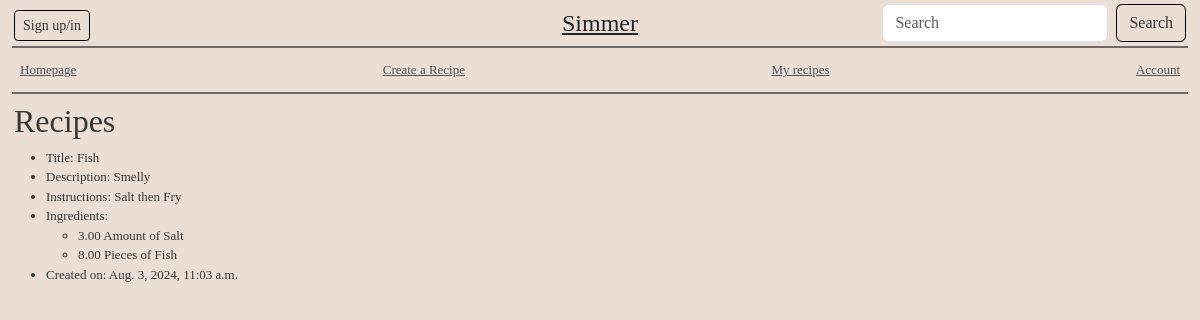
The page /2/view/ on the database its author committed.
### recipes/models.py (models this page shows, shortened)
class Recipe(models.Model):
    title = models.CharField(max_length=200)
    description = models.TextField()
    instructions = models.TextField()
    creation_date = models.DateTimeField(auto_now_add=True)

class Recipe_Ingredient(models.Model):
    recipe = models.ForeignKey(Recipe, on_delete=models.CASCADE)
    ingredient= models.ForeignKey(Ingredient, on_delete=models.CASCADE)
    quantity = models.DecimalField(decimal_places=2, max_digits=10)
    MEASUREMENT_CHOICES = [
        ("GRAMS", "Grams"),
        ("PIECES", "Pieces"),
        ("CUPS", "Cups"),
        ("AMOUNT", "Amount")]
    measurement = models.CharField(
        max_length=10,
        choices=MEASUREMENT_CHOICES,
        default="GRAMS"
    )

class Ingredient(models.Model):
    name = models.CharField(max_length=200, unique=True)

### recipes/views.py (the view)
# urls.py: path("<int:recipe_id>/view/", views.view_recipe, name="view"),
def view_recipe(request, recipe_id):
    try:
        recipe = Recipe.objects.get(id=recipe_id)
    except Recipe.DoesNotExist:
        raise Http404("This recipe does not exist")
    ingredients = recipe.recipe_ingredient_set.all()
    context = {
        "recipe": recipe,
        "ingredients": ingredients,
        }
    return render(request, "recipes/view.html", context)

### recipes/templates/recipes/view.html (shortened to what this page needs)
{% extends "base.html" %}
{% block content %}
    <h2>Recipes</h2>
    <ul>
        <li>Title: {{ recipe.title }}</li>
        <li>Description: {{ recipe.description }}</li>
        <li>Instructions: {{ recipe.instructions }}</li>
        <li>Ingredients: </li>
        <ul>
            {% for ingredient in ingredients %}
            <li>{{ ingredient.quantity }} {{ ingredient.measurement }} of {{ ingredient.ingredient.name }}</li>
            {% endfor %}
        </ul>
        <li>Created on:  {{ recipe.creation_date }}</li>
    </ul>
{% endblock %}

### templates/base.html (shortened to what this page needs)
<!DOCTYPE html>
<html lang="en">
    <head>
        <link href="https://cdn.jsdelivr.net/npm/bootstrap@5.3.3/dist/css/bootstrap.min.css" rel="stylesheet">
        {% load static %}
        <link rel="stylesheet" type="text/css" href="{% static 'css/styles.css' %}">
    </head>
    <body class="main">
      <div class="container-fluid">
          <header class="hdr topbar blog-header py-1 sticky-top">
              <div class="row flex-nowrap justify-content-between align-items-center">
                <div class="col-4 pt-1" >
                  <a class="btn btn-sm btn-outline-secondary top-button" href="#" >Sign up/in</a>
                </div>
                <div class="col-4 text-center">
                  <a class="blog-header-logo text-dark" href="/" id="title">Simmer</a>
                </div>
                <div class="col-4 d-flex justify-content-end align-items-center">
                  <form class="d-flex" method="get">
                      <input class="form-control me-2" type="search" placeholder="Search" aria-label="Search">
                      <button class="btn btn-outline-secondary top-button" type="submit">Search</button>
                  </form>
              </div>
        </div>
            </header>
          <div class="hdr topbar nav-scroller py-1 mb-2">
            <nav class="nav d-flex justify-content-between">
              <a class="p-2 text-muted" href="/">Homepage</a>
              <a class="p-2 text-muted" href="/create">Create a Recipe</a>
              <a class="p-2 text-muted" href="#">My recipes</a>
              <a class="p-2 text-muted" href="#">Account</a>
            </nav>
          </div>
            <main>
              {% block content %}{% endblock %} </p>
            </main>
      </body>
</html>

### static/css/styles.css (style rules this page uses)
body { font-family: "Playfair Display", Georgia, "Times New Roman", serif; background-color: #ebded5; font-size: small; color: #393734; }
header { padding-left: 2px; padding-right: 2px; }
main { padding-left: 2px; padding-right: 2px; }
#title { font-size: x-large !important; }
.top-button { color: #393734; border-color: black; }
input, textarea { width: 100%; }
.topbar { border-bottom: 2px solid #716a64; }

### rows shown on the page
Recipe: title "Fish", description "Smelly", instructions "Salt then Fry", creation_date "Aug. 3, 2024, 11:03 a.m."
Recipe_Ingredient: quantity "3.00", measurement "Amount", ingredient.name "Salt"
Recipe_Ingredient: quantity "8.00", measurement "Pieces", ingredient.name "Fish"
